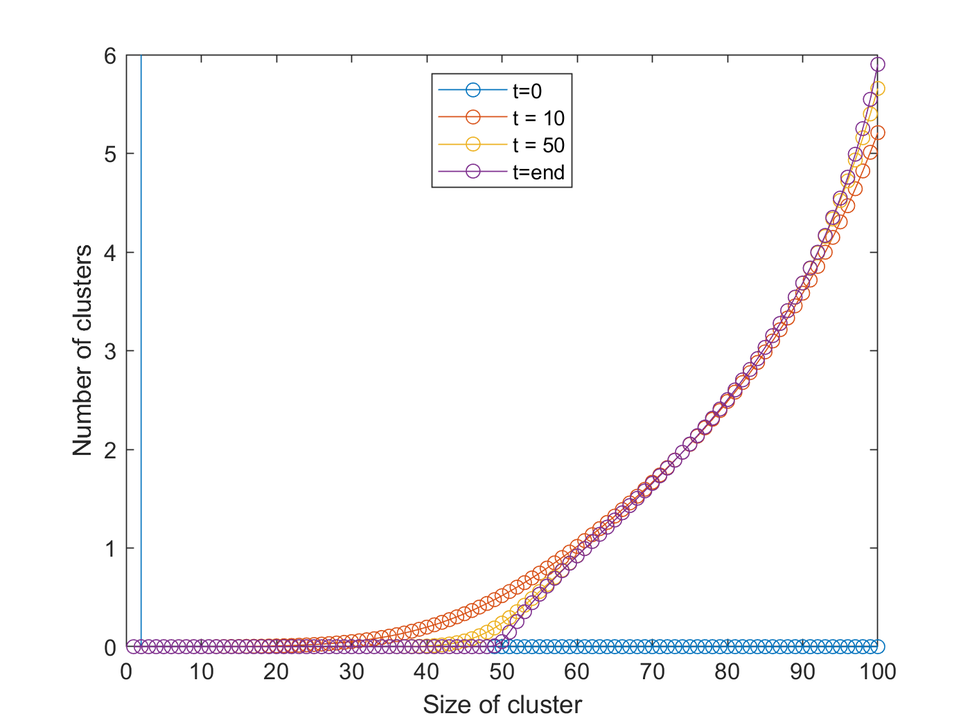
#> input picture homogeneous/only_coag_plots/b_0.01.png, 970 x 727 px, shrunk from 1400 x 1050 before the run
$ python multiple_plots_to_one_plot.py
#> lines starting #> are read from the running program, lines starting #| are printed output that depends on the picture
import sys
from PIL import Image

images = [Image.open(x) for x in ['b_0.01.png', 'b_0.001.png', 'b_0.0001.png']]
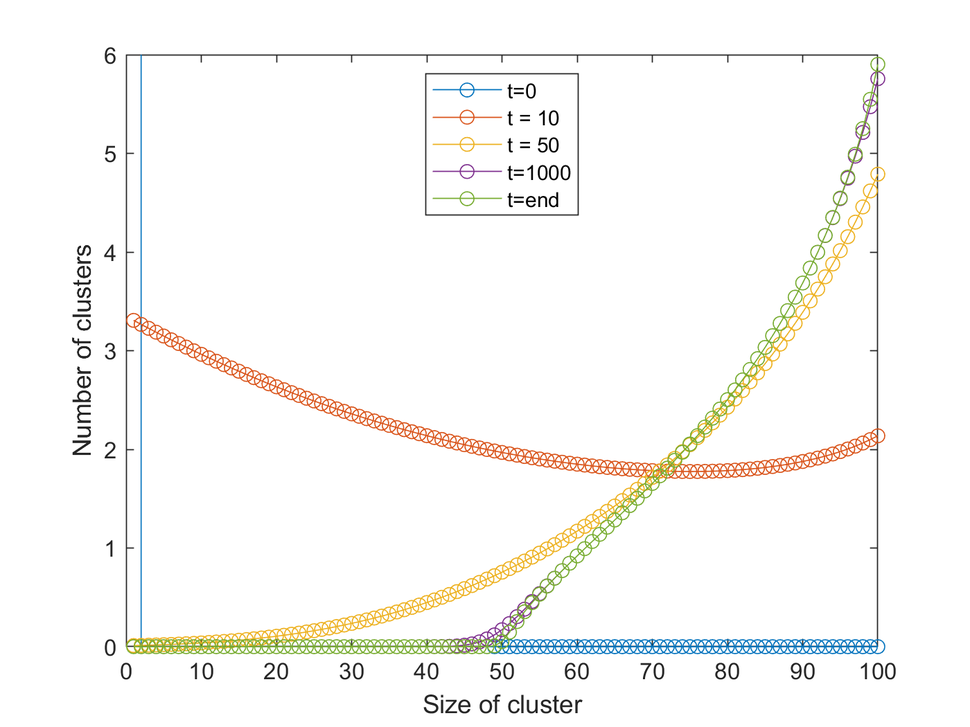
#> input picture homogeneous/only_coag_plots/b_0.001.png, 970 x 727 px, shrunk from 1400 x 1050 before the run
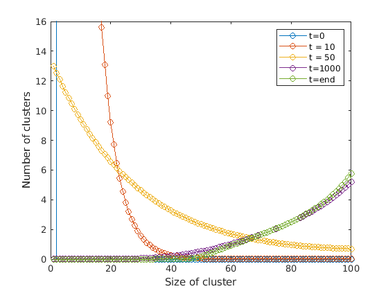
#> input picture homogeneous/only_coag_plots/b_0.0001.png, 388 x 291 px, shrunk from 560 x 420 before the run
#> images = 3 items
widths, heights = zip(*(i.size for i in images))
#> widths = (970, 970, 388); heights = (727, 727, 291)

total_width = sum(widths)
#> total_width = 2328
max_height = max(heights)
#> max_height = 727

new_im = Image.new('RGB', (total_width, max_height))
#> new_im: PIL image 2328x727 RGB; every value is 0

x_offset = 0
for im in images:
  new_im.paste(im, (x_offset,0))
  x_offset += im.size[0]
#> this loop made 3 passes
#> x_offset on passes 1 to 3: 970, 1940, 2328
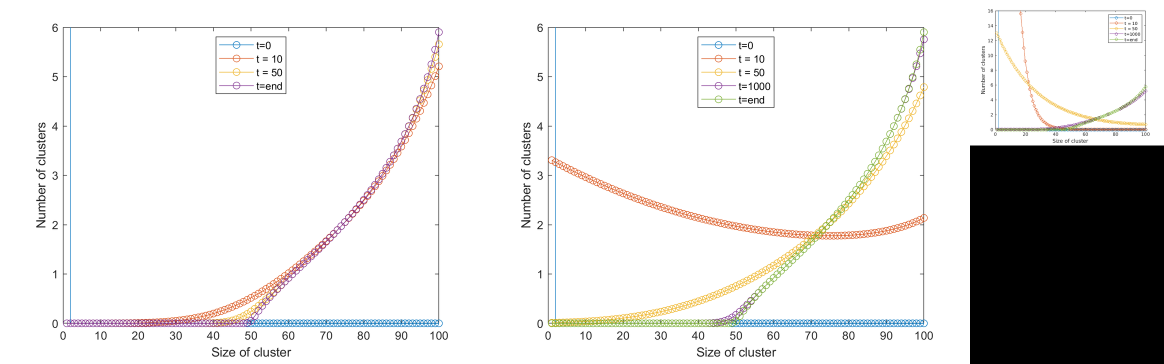
#> new_im: PIL image 2328x727 RGB (shown at 1/2 size); mean R, G, B 224.4, 223.7, 222.9
#> after the loop, x_offset = 2328

new_im.save('IC_singletons_cst_coag.png')

####################

images = [Image.open(x) for x in ['b_0.01_diffusion_coag.png', 'b_0.001_diffusion_coag.png',
                                  'b_0.0001_diffusion_coag.png']]
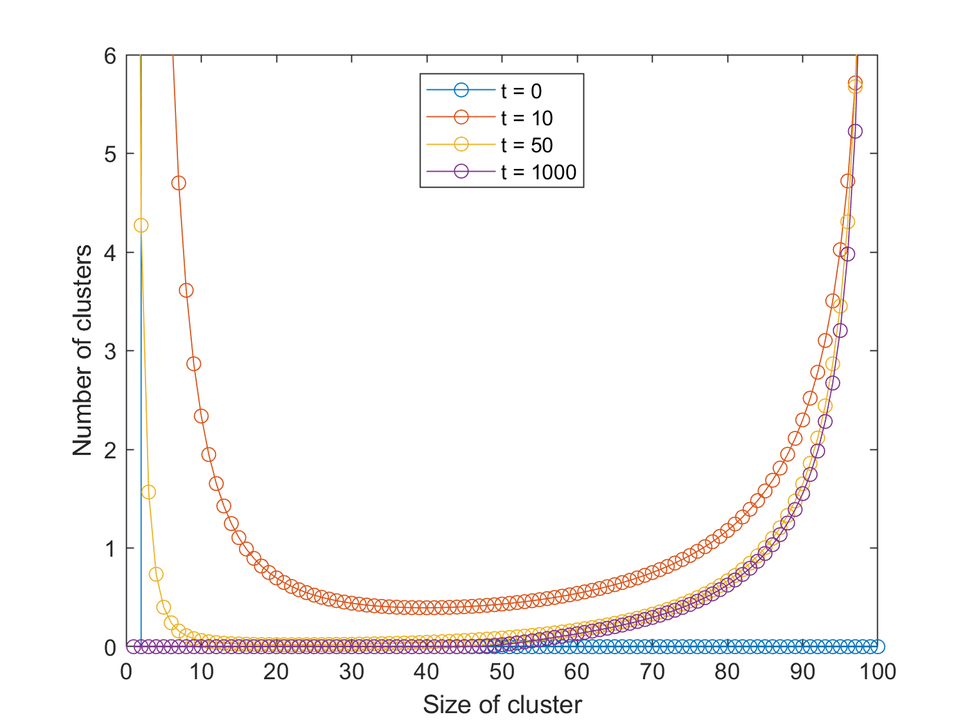
#> input picture homogeneous/only_coag_plots/b_0.01_diffusion_coag.png, 970 x 727 px, shrunk from 1400 x 1050 before the run
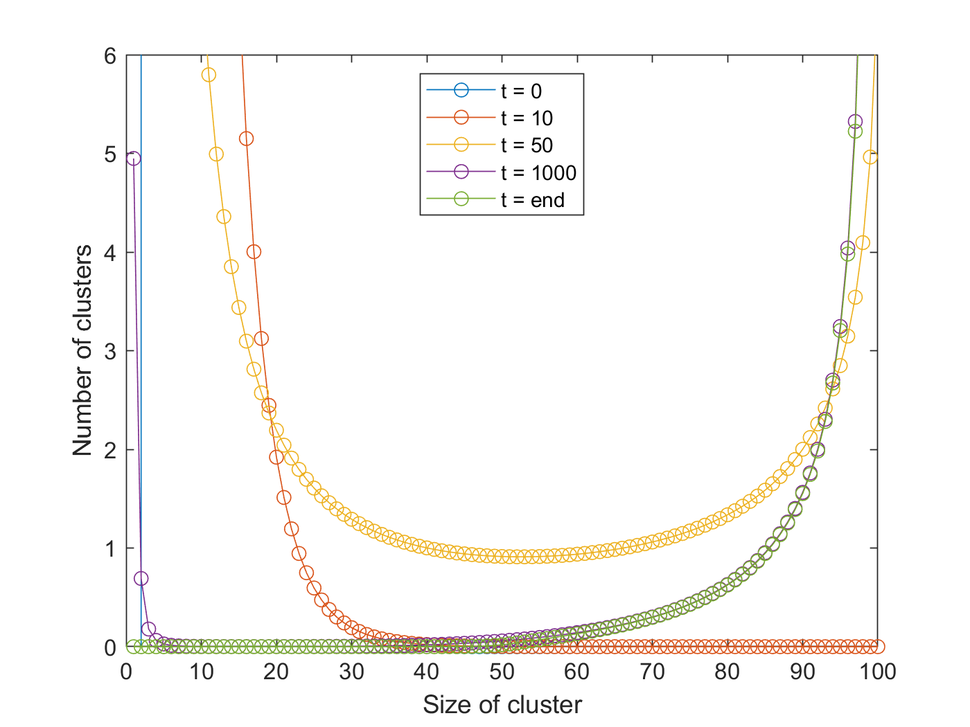
#> input picture homogeneous/only_coag_plots/b_0.001_diffusion_coag.png, 970 x 727 px, shrunk from 1400 x 1050 before the run
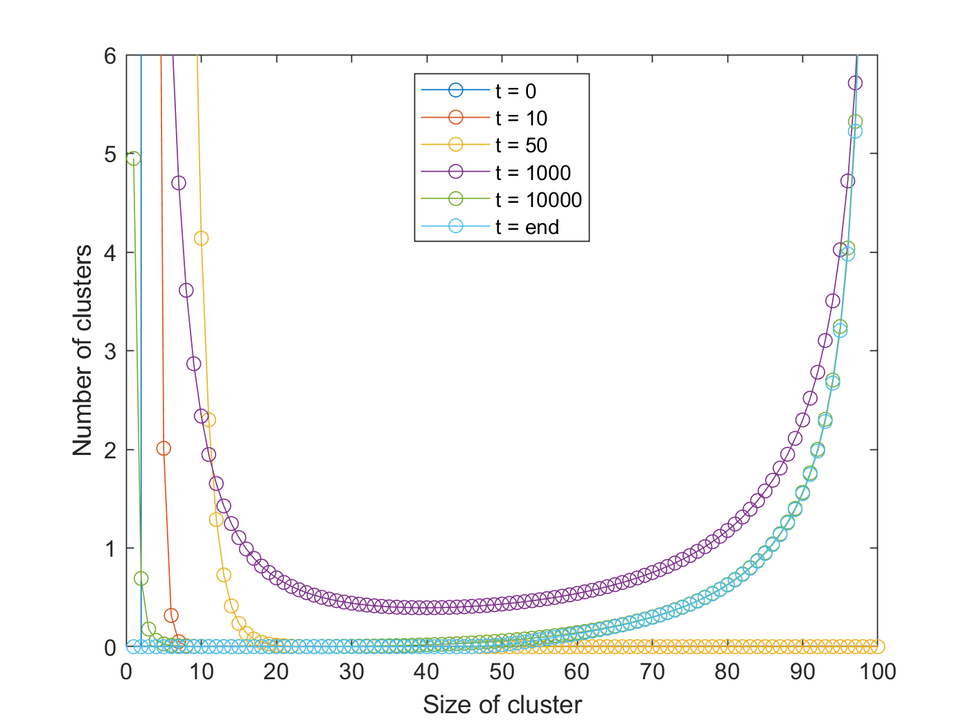
#> input picture homogeneous/only_coag_plots/b_0.0001_diffusion_coag.png, 970 x 727 px, shrunk from 1400 x 1050 before the run
widths, heights = zip(*(i.size for i in images))
#> widths = (970, 970, 970); heights = (727, 727, 727)

total_width = sum(widths)
#> total_width = 2910
max_height = max(heights)

new_im = Image.new('RGB', (total_width, max_height))
#> new_im: PIL image 2910x727 RGB; every value is 0

x_offset = 0
for im in images:
  new_im.paste(im, (x_offset,0))
  x_offset += im.size[0]
#> this loop made 3 passes
#> x_offset on passes 1 to 3: 970, 1940, 2910
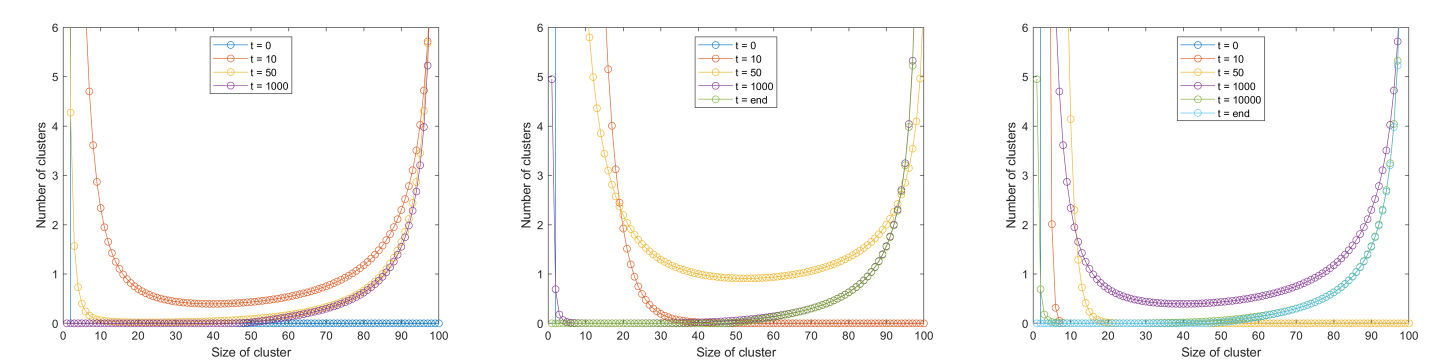
#> new_im: PIL image 2910x727 RGB (shown at 1/2 size); mean R, G, B 249.3, 248.4, 247.5
#> after the loop, x_offset = 2910

new_im.save('IC_singletons_diffusion_coag.png')

############################

#> (the run stopped early here; a loop or call above may not have finished)
